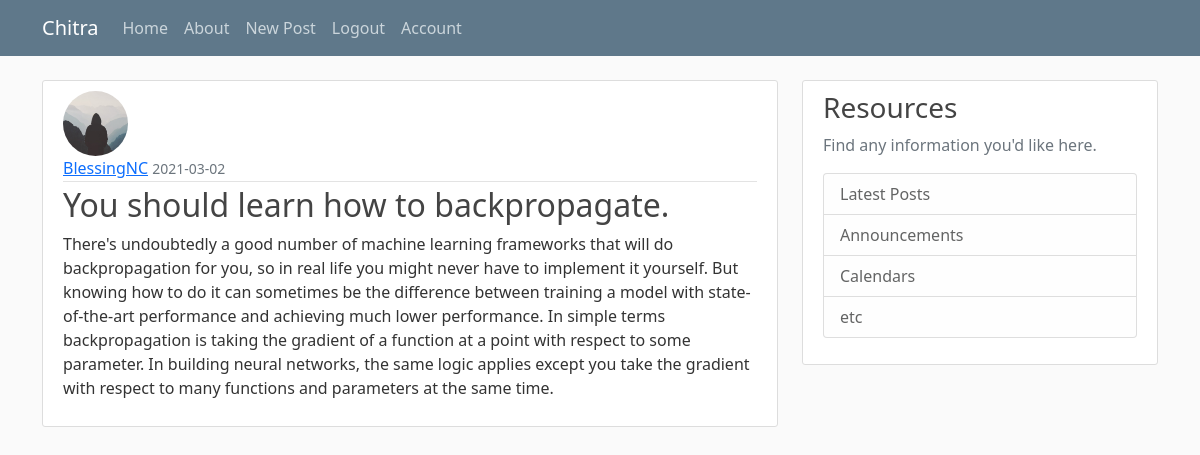
The app's page /post/2 (signed in) with its own data.
### Flask_Blog/flaskblog/models.py (models this page shows, shortened)
class User(db.Model, UserMixin):
	id = db.Column(db.Integer, primary_key=True)
	username = db.Column(db.String(20), unique=True, nullable=False)
	email = db.Column(db.String(120), unique=True, nullable=False)
	image_file = db.Column(db.String(20), nullable=False, default="default.jpg")
	password = db.Column(db.String(60), nullable=False)
	posts = db.relationship("Post", backref="author", lazy=True)

class Post(db.Model):
	id = db.Column(db.Integer, primary_key=True)
	title = db.Column(db.String(100), nullable=False)
	date_posted = db.Column(db.DateTime, nullable=False, default=datetime.utcnow)
	content = db.Column(db.Text, nullable=False)
	user_id = db.Column(db.Integer, db.ForeignKey("user.id"), nullable=False)

### Flask_Blog/flaskblog/routes.py (the view)
@app.route("/post/<int:post_id>")
def post(post_id):
	post = Post.query.get_or_404(post_id)
	return render_template("post.html", title=post.title, post=post)

### Flask_Blog/flaskblog/models.py (called while the page is built)
@login_manager.user_loader
def load_user(user_id):
	return User.query.get(int(user_id))

### Flask_Blog/flaskblog/templates/post.html (shortened to what this page needs)
{% extends "layout.html" %}
{% block content %}
		<article class="media content-section">
			<img class="rounded-circle article-img" src="{{ url_for('static', filename='profile_pics/' + post.author.image_file) }}" >
          <div class="media-body">
            <div class="article-metadata">
              <a class="mr-2" href="#">{{ post.author.username }}</a>
              <small class="text-muted">{{ post.date_posted.strftime("%Y-%m-%d") }}</small>
            </div>
            <h2 class="article-title">{{ post.title }}</h2>
            <p class="article-content">{{ post.content }}</p>
          </div>
        </article>
{% endblock content %}

### Flask_Blog/flaskblog/static/main.css (style rules this page uses)
body { background: #fafafa; color: #333333; margin-top: 5rem; }
h1, h2, h3, h4, h5, h6 { color: #444444; }
.content-section { background: #ffffff; padding: 10px 20px; border: 1px solid #dddddd; border-radius: 3px; margin-bottom: 20px; }
.article-title { color: #444444; }
.article-content { white-space: pre-line; }
.article-img { height: 65px; width: 65px; margin-right: 16px; }
.article-metadata { padding-bottom: 1px; margin-bottom: 4px; border-bottom: 1px solid #e3e3e3 }

### records on screen
User: image_file (placeholder picture), author.username "BlessingNC"
Post: date_posted "2021-03-02", title "You should learn how to backpropagate.", content "There's undoubtedly a good number of machine learning frameworks that will do backpropagation for you, so in real life you might never have to implement it yourself. But knowing how to do it can sometimes be the difference between training a model with state-of-the-art performance and achieving much lower performance. In simple terms backpropagation is taking the gradient of a function at a point with respect to some parameter. In building neural networks, the same logic applies except you take the gradient with respect to many functions and parameters at the same time."
